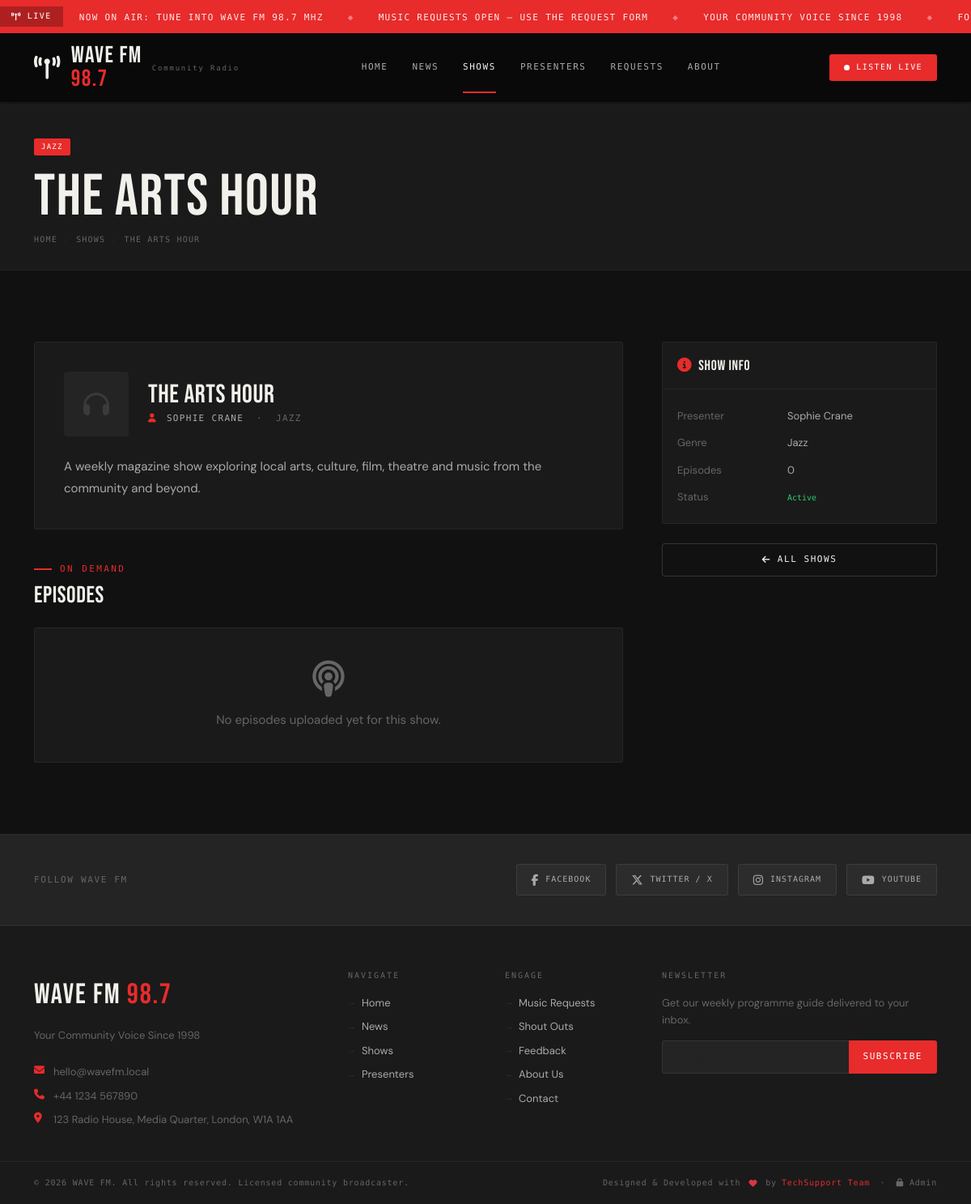
Page /shows/the-arts-hour on the committed database.
### tables this page shows
CREATE TABLE `settings` (
  `id`          INT UNSIGNED AUTO_INCREMENT PRIMARY KEY,
  `setting_key` VARCHAR(80)  NOT NULL UNIQUE,
  `setting_val` TEXT         NOT NULL,
  `label`       VARCHAR(120) NOT NULL,
  `group_name`  VARCHAR(60)  NOT NULL DEFAULT 'general',
  `updated_at`  TIMESTAMP    NOT NULL DEFAULT CURRENT_TIMESTAMP ON UPDATE CURRENT_TIMESTAMP
);

CREATE TABLE `shows` (
  `id`           INT UNSIGNED AUTO_INCREMENT PRIMARY KEY,
  `presenter_id` INT UNSIGNED NOT NULL,
  `genre_id`     INT UNSIGNED NOT NULL,
  `title`        VARCHAR(120) NOT NULL,
  `slug`         VARCHAR(120) NOT NULL UNIQUE,
  `description`  TEXT         NOT NULL,
  `image`        VARCHAR(255) DEFAULT NULL,
  `is_active`    TINYINT(1)   NOT NULL DEFAULT 1,
  `created_at`   TIMESTAMP    NOT NULL DEFAULT CURRENT_TIMESTAMP,
  `updated_at`   TIMESTAMP    NOT NULL DEFAULT CURRENT_TIMESTAMP ON UPDATE CURRENT_TIMESTAMP,
  FOREIGN KEY (`presenter_id`) REFERENCES `presenters`(`id`) ON DELETE RESTRICT,
  FOREIGN KEY (`genre_id`)     REFERENCES `genres`(`id`)     ON DELETE RESTRICT
);

CREATE TABLE `genres` (
  `id`   INT UNSIGNED AUTO_INCREMENT PRIMARY KEY,
  `name` VARCHAR(60) NOT NULL UNIQUE,
  `slug` VARCHAR(60) NOT NULL UNIQUE
);

CREATE TABLE `presenters` (
  `id`          INT UNSIGNED AUTO_INCREMENT PRIMARY KEY,
  `name`        VARCHAR(120) NOT NULL,
  `slug`        VARCHAR(120) NOT NULL UNIQUE,
  `bio`         TEXT         NOT NULL,
  `photo`       VARCHAR(255) DEFAULT NULL,
  `role`        VARCHAR(80)  NOT NULL DEFAULT 'Presenter',
  `email`       VARCHAR(120) DEFAULT NULL,
  `twitter`     VARCHAR(80)  DEFAULT NULL,
  `instagram`   VARCHAR(80)  DEFAULT NULL,
  `facebook`    VARCHAR(80)  DEFAULT NULL,
  `is_active`   TINYINT(1)   NOT NULL DEFAULT 1,
  `sort_order`  INT          NOT NULL DEFAULT 0,
  `created_at`  TIMESTAMP    NOT NULL DEFAULT CURRENT_TIMESTAMP,
  `updated_at`  TIMESTAMP    NOT NULL DEFAULT CURRENT_TIMESTAMP ON UPDATE CURRENT_TIMESTAMP
);

### app/views/main_layout.php (the view, shortened to what the rows shown need)
<!DOCTYPE html>
<html lang="en">
<head>
<link rel="stylesheet" href="https://cdnjs.cloudflare.com/ajax/libs/bootstrap/5.3.2/css/bootstrap.min.css">
<link rel="stylesheet" href="https://cdnjs.cloudflare.com/ajax/libs/font-awesome/6.5.1/css/all.min.css">
<link rel="stylesheet" href="<?= ASSET_URL ?>css/style.css">
</head>
<body>
<div class="ticker-bar" aria-live="polite" aria-label="Station ticker">
  <div class="ticker-inner">
    <span class="ticker-label"><i class="fas fa-broadcast-tower"></i> LIVE</span>
    <div class="ticker-wrap">
      <div class="ticker-move" id="tickerContent">
        <span>NOW ON AIR: Tune into <?= htmlspecialchars($siteName) ?> <?= htmlspecialchars($siteFrequency) ?> MHz</span>
        <span class="sep">◆</span>
        <span>MUSIC REQUESTS OPEN — USE THE REQUEST FORM</span>
        <span class="sep">◆</span>
        <span><?= htmlspecialchars($siteTagline) ?></span>
        <span class="sep">◆</span>
        <span>FOLLOW US ON SOCIAL MEDIA FOR UPDATES</span>
      </div>
    </div>
  </div>
</div>
<nav class="navbar navbar-expand-lg sticky-top" id="mainNav">
  <div class="container">
    <a class="navbar-brand" href="<?= BASE_URL ?>">
      <?php $logo = $this->settings->get('station_logo'); ?>
      <?php if ($logo): ?>
        <img src="<?= UPLOAD_URL . htmlspecialchars($logo) ?>" alt="<?= htmlspecialchars($siteName) ?> Logo" class="navbar-logo" width="50px" height="50px">
      <?php else: ?>
        <i class="fas fa-broadcast-tower"></i>
      <?php endif; ?>
      <span class="brand-text"><?= htmlspecialchars($siteName) ?> <span class="freq"><?= htmlspecialchars($siteFrequency) ?></span></span>
      <small>Community Radio</small>
    </a>
    <div class="collapse navbar-collapse" id="navbarMain">
      <ul class="navbar-nav mx-auto mb-2 mb-lg-0">
        <li class="nav-item"><a class="nav-link<?= (strpos($_SERVER['REQUEST_URI'],'news') === false && strpos($_SERVER['REQUEST_URI'],'shows') === false && strpos($_SERVER['REQUEST_URI'],'presenters') === false && strpos($_SERVER['REQUEST_URI'],'requests') === false && strpos($_SERVER['REQUEST_URI'],'about') === false) ? ' active' : '' ?>" href="<?= BASE_URL ?>">Home</a></li>
        <li class="nav-item"><a class="nav-link<?= (strpos($_SERVER['REQUEST_URI'],'/news') !== false) ? ' active' : '' ?>" href="<?= BASE_URL ?>news">News</a></li>
        <li class="nav-item"><a class="nav-link<?= (strpos($_SERVER['REQUEST_URI'],'/shows') !== false) ? ' active' : '' ?>" href="<?= BASE_URL ?>shows">Shows</a></li>
        <li class="nav-item"><a class="nav-link<?= (strpos($_SERVER['REQUEST_URI'],'/presenters') !== false) ? ' active' : '' ?>" href="<?= BASE_URL ?>presenters">Presenters</a></li>
        <li class="nav-item"><a class="nav-link<?= (strpos($_SERVER['REQUEST_URI'],'/requests') !== false) ? ' active' : '' ?>" href="<?= BASE_URL ?>requests">Requests</a></li>
        <li class="nav-item"><a class="nav-link<?= (strpos($_SERVER['REQUEST_URI'],'/about') !== false) ? ' active' : '' ?>" href="<?= BASE_URL ?>about">About</a></li>
      </ul>
      <div class="d-flex align-items-center gap-3">
        <button class="btn-listen" id="navPlayerToggle" onclick="toggleMiniPlayer()" title="Listen Live">
          <span class="live-dot"></span> Listen Live
        </button>
      </div>
    </div>
  </div>
</nav>
<main id="mainContent">
<?= $content ?>
</main>
<div class="social-strip">
  <div class="container">
    <div class="row align-items-center">
      <div class="col-md-4">
        <p class="social-strip-label">Follow <?= htmlspecialchars($siteName) ?></p>
      </div>
      <div class="col-md-8">
        <div class="social-links">
          <?php $fb = $this->settings->get('facebook_url'); if($fb): ?>
          <a href="<?= htmlspecialchars($fb) ?>" target="_blank" rel="noopener" class="social-link fb">
            <i class="fab fa-facebook-f"></i> Facebook
          </a>
          <?php endif; ?>
          <?php $tw = $this->settings->get('twitter_url'); if($tw): ?>
          <a href="<?= htmlspecialchars($tw) ?>" target="_blank" rel="noopener" class="social-link tw">
            <i class="fab fa-x-twitter"></i> Twitter / X
          </a>
          <?php endif; ?>
          <?php $ig = $this->settings->get('instagram_url'); if($ig): ?>
          <a href="<?= htmlspecialchars($ig) ?>" target="_blank" rel="noopener" class="social-link ig">
            <i class="fab fa-instagram"></i> Instagram
          </a>
          <?php endif; ?>
          <?php $yt = $this->settings->get('youtube_url'); if($yt): ?>
          <a href="<?= htmlspecialchars($yt) ?>" target="_blank" rel="noopener" class="social-link yt">
            <i class="fab fa-youtube"></i> YouTube
          </a>
          <?php endif; ?>
        </div>
      </div>
    </div>
  </div>
</div>
<footer>
  <div class="footer-top">
    <div class="container">
      <div class="row g-5">
        <div class="col-lg-4">
          <div class="footer-brand"><?= htmlspecialchars($siteName) ?> <span><?= htmlspecialchars($siteFrequency) ?></span></div>
          <p class="footer-tagline"><?= htmlspecialchars($siteTagline) ?></p>
          <div class="footer-contact mt-4">
            <div class="footer-contact-item"><i class="fas fa-envelope"></i> <?= htmlspecialchars($this->settings->get('station_email')) ?></div>
            <div class="footer-contact-item"><i class="fas fa-phone"></i> <?= htmlspecialchars($this->settings->get('station_phone')) ?></div>
            <div class="footer-contact-item"><i class="fas fa-location-dot"></i> <?= htmlspecialchars($this->settings->get('station_address')) ?></div>
          </div>
        </div>
        <div class="col-6 col-lg-2">
          <h6 class="footer-heading">Navigate</h6>
          <ul class="footer-links">
            <li><a href="<?= BASE_URL ?>">Home</a></li>
            <li><a href="<?= BASE_URL ?>news">News</a></li>
            <li><a href="<?= BASE_URL ?>shows">Shows</a></li>
            <li><a href="<?= BASE_URL ?>presenters">Presenters</a></li>
          </ul>
        </div>
        <div class="col-6 col-lg-2">
          <h6 class="footer-heading">Engage</h6>
          <ul class="footer-links">
            <li><a href="<?= BASE_URL ?>requests">Music Requests</a></li>
            <li><a href="<?= BASE_URL ?>requests#shoutout">Shout Outs</a></li>
            <li><a href="<?= BASE_URL ?>requests#feedback">Feedback</a></li>
            <li><a href="<?= BASE_URL ?>about">About Us</a></li>
            <li><a href="<?= BASE_URL ?>about#contact">Contact</a></li>
          </ul>
        </div>
        <div class="col-lg-4">
          <h6 class="footer-heading">Newsletter</h6>
          <p class="footer-newsletter-text">Get our weekly programme guide delivered to your inbox.</p>
          <form class="footer-newsletter-form" id="newsletterForm" onsubmit="handleNewsletterSubmit(event)">
            <div class="input-group">
              <input type="email" class="form-control" placeholder="your@email.com" name="email" required>
              <button class="btn btn-red" type="submit" id="newsletterBtn">Subscribe</button>
            </div>
          </form>
        </div>
      </div>
    </div>
  </div>
  <div class="footer-bottom">
    <div class="container">
      <div class="row align-items-center">
        <div class="col-md-6">
          <p class="footer-copy">© <?= date('Y') ?> <?= htmlspecialchars($siteName) ?>. All rights reserved. Licensed community broadcaster.</p>
        </div>
        <div class="col-md-6 text-md-end">
          <p class="footer-dev">
            Designed &amp; Developed with <i class="fas fa-heart text-danger mx-1"></i> by
            <a href="#" target="_blank">TechSupport Team</a>
            &nbsp;·&nbsp;
            <a href="<?= BASE_URL ?>admin/login" class="admin-link"><i class="fas fa-lock"></i> Admin</a>
          </p>
        </div>
      </div>
    </div>
  </div>
</footer>
<div class="toast-container position-fixed bottom-0 end-0 p-3" id="toastContainer"></div>
</body>
</html>

### app/views/shows/detail.php (shortened to what the rows shown need)
<div class="page-header">
  <div class="container">
    <span class="card-cat d-inline-block mb-3" style="position:static"><?= htmlspecialchars($show['genre_name']) ?></span>
    <h1><?= htmlspecialchars($show['title']) ?></h1>
    <div class="breadcrumb-row">
      <a href="<?= BASE_URL ?>">Home</a><span class="sep">/</span>
      <a href="<?= BASE_URL ?>shows">Shows</a><span class="sep">/</span>
      <span><?= htmlspecialchars($show['title']) ?></span>
    </div>
  </div>
</div>
<section class="section section-dark">
  <div class="container">
    <div class="row g-5">
      <div class="col-lg-8">
        <div style="background:var(--dark2);border:1px solid rgba(255,255,255,0.05);border-radius:3px;padding:36px;margin-bottom:40px">
          <div class="d-flex align-items-center gap-4 mb-4 flex-wrap">
            <div style="width:80px;height:80px;border-radius:4px;background:var(--dark3);display:flex;align-items:center;justify-content:center;font-size:32px;color:var(--mid);flex-shrink:0">
              <i class="fas fa-headphones"></i>
            </div>
            <div>
              <h2 style="font-size:2rem;margin-bottom:4px"><?= htmlspecialchars($show['title']) ?></h2>
              <div style="font-family:var(--font-mono);font-size:11px;letter-spacing:0.12em;text-transform:uppercase;color:var(--muted)">
                <i class="fas fa-user me-1" style="color:var(--red)"></i>
                <a href="<?= BASE_URL ?>presenters/<?= htmlspecialchars($show['presenter_slug']) ?>" style="color:var(--light)">
                  <?= htmlspecialchars($show['presenter_name']) ?>
                </a>
                &nbsp;·&nbsp; <?= htmlspecialchars($show['genre_name']) ?>
              </div>
            </div>
          </div>
          <p style="color:var(--light);font-size:15px;line-height:1.8"><?= nl2br(htmlspecialchars($show['description'])) ?></p>
        </div>
        <div class="section-label">On Demand</div>
        <h3 style="font-size:1.8rem;margin-bottom:24px">Episodes</h3>
        <?php if (empty($episodes)): ?>
          <div style="background:var(--dark2);border:1px solid rgba(255,255,255,0.05);border-radius:3px;padding:40px;text-align:center;color:var(--muted)">
            <i class="fas fa-podcast fa-3x mb-3 d-block"></i>
            No episodes uploaded yet for this show.
          </div>
        <?php endif; ?>
      </div>
      <div class="col-lg-4">
        <div class="sidebar-card">
          <div class="sidebar-card-head"><i class="fas fa-info-circle me-2" style="color:var(--red)"></i>Show Info</div>
          <div class="sidebar-card-body">
            <table style="font-size:13px;width:100%;color:var(--muted)">
              <tr><td style="padding:6px 0;width:45%">Presenter</td><td style="color:var(--light)"><?= htmlspecialchars($show['presenter_name']) ?></td></tr>
              <tr><td style="padding:6px 0">Genre</td><td style="color:var(--light)"><?= htmlspecialchars($show['genre_name']) ?></td></tr>
              <tr><td style="padding:6px 0">Episodes</td><td style="color:var(--light)"><?= count($episodes) ?></td></tr>
              <tr><td style="padding:6px 0">Status</td><td><span style="color:<?= $show['is_active']?'#2ecc71':'var(--muted)' ?>;font-family:var(--font-mono);font-size:10px"><?= $show['is_active']?'Active':'Inactive' ?></span></td></tr>
            </table>
          </div>
        </div>
        <div class="mt-3">
          <a href="<?= BASE_URL ?>shows" class="btn-outline w-100 justify-content-center">
            <i class="fas fa-arrow-left"></i> All Shows
          </a>
        </div>
      </div>
    </div>
  </div>
</section>

### app/helpers/Router.php (shortened to what the rows shown need)
<?php
class Router
{
    private array $routes = [];
    public function add(string $method, string $pattern, callable|array $handler): void
    {
        $this->routes[] = compact('method', 'pattern', 'handler');
    }
    public function dispatch(): void
    {
        $method = $_SERVER['REQUEST_METHOD'];
        $uri    = parse_url($_SERVER['REQUEST_URI'], PHP_URL_PATH);
        $basePath = rtrim(parse_url(BASE_URL, PHP_URL_PATH), '/');
        if ($basePath && str_starts_with($uri, $basePath)) {
            $uri = substr($uri, strlen($basePath));
        }
        $uri = '/' . ltrim($uri, '/');
        foreach ($this->routes as $route) {
            if ($route['method'] !== 'ANY' && $route['method'] !== $method) continue;
            $pattern = preg_replace('/\/:([a-zA-Z_]+)/', '/(?P<$1>[^/]+)', $route['pattern']);
            $pattern = '#^' . $pattern . '$#';
            if (preg_match($pattern, $uri, $matches)) {
                $params = array_filter($matches, 'is_string', ARRAY_FILTER_USE_KEY);
                $handler = $route['handler'];
                if (is_array($handler)) {
                    [$controllerClass, $actionMethod] = $handler;
                    $controller = new $controllerClass();
                    $action     = $actionMethod;
                    call_user_func_array([$controller, $action], array_values($params));
                } else {
                    call_user_func_array($handler, array_values($params));
                }
                return;
            }
        }
    }
}

### rows in the picture
settings: setting_val "WAVE FM"
settings: setting_val "98.7"
settings: setting_val "YOUR COMMUNITY VOICE SINCE 1998", setting_val "Your Community Voice Since 1998"
shows: genre.name "JAZZ", title "The Arts Hour", title "THE ARTS HOUR", presenter.name "SOPHIE CRANE", description "A weekly magazine show exploring local arts, culture, film, theatre and music from the community and beyond.", presenter.name "Sophie Crane", genre.name "Jazz"
settings: setting_val "hello@wavefm.local"
settings: setting_val "+44 1234 567890"
settings: setting_val "123 Radio House, Media Quarter, London, W1A 1AA"
